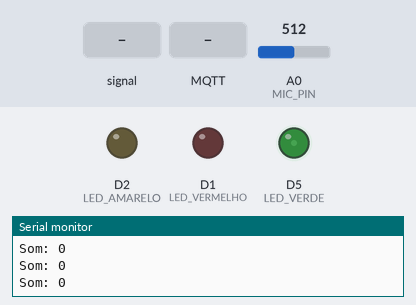
This sketch was run on a simulated ESP8266 (NodeMCU). Parts: output pins drawn as LEDs (lit = HIGH), the last lines printed to the serial monitor. Inputs (shaded band) come from the test bench; at power-on: A0 (MIC_PIN) = 512. WiFi joins after 1.5 s; servers stay silent unless stated; no MQTT or app messages arrive unless stated.

Above: at 2.7 s.
2.8 s: A0 (MIC_PIN) fed a 2 Hz sine of ±306 counts around its level
At 3.85 s:
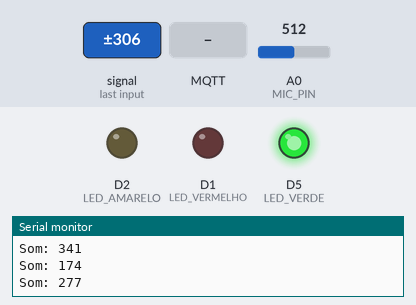
5.8 s: A0 (MIC_PIN) set to 1010
At 7.1 s:
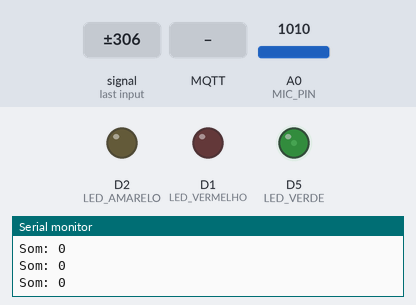
7.4 s: MQTT message "ON" arrives on the first subscribed topic
At 8.0 s:
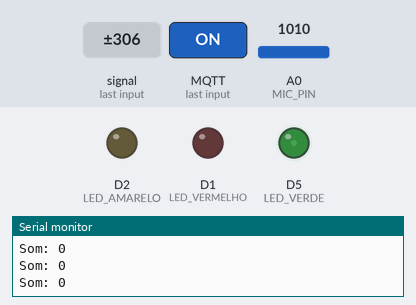
9.0 s: A0 (MIC_PIN) set to 90
At 9.4 s:
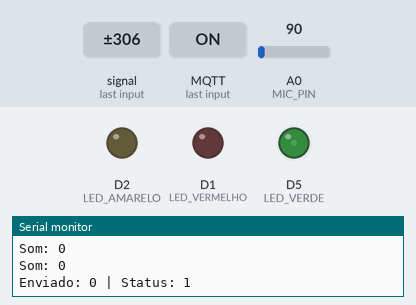
Timing chart, 0 to 12.0 s (numbered marks = the images above; inputs shaded):
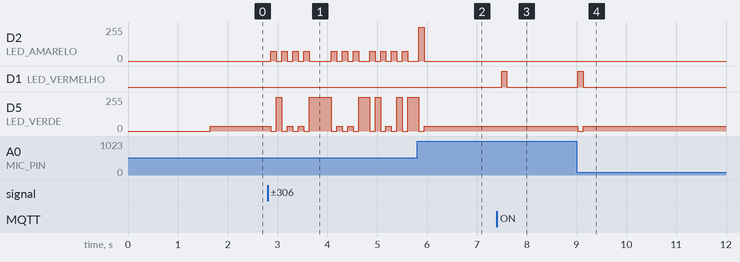

The sketch:

SENSOR_DE_RUIDO.ino
```cpp
#include <ESP8266WiFi.h>
#include <WiFiClientSecure.h>
#include <PubSubClient.h>

#define MIC_PIN A0

#define LED_VERDE D5
#define LED_AMARELO D2
#define LED_VERMELHO D1

// ======================
// WIFI
// ======================

const char* ssid = "Brian Wifi 2.4G";
const char* password = "mypassword";

// ======================
// HIVEMQ CLOUD
// ======================

const char* mqtt_server =
"fb5c8a1ca92c4c3bb8b8a230d9d70ee5.s1.eu.hivemq.cloud";

const int mqtt_port = 8883;

const char* mqtt_user = "brian_lopes32";
const char* mqtt_password = "Br123456";

// ======================

WiFiClientSecure espClient;
PubSubClient client(espClient);

// ======================

int leitura;
int sinalMax;
int sinalMin;
int nivelSom;

unsigned long ultimoEnvio = 0;

// ======================
// WIFI
// ======================

void setup_wifi() {

  Serial.println();
  Serial.print("Conectando em ");
  Serial.println(ssid);

  WiFi.begin(ssid, password);

  while (WiFi.status() != WL_CONNECTED) {
    delay(500);
    Serial.print(".");
  }

  Serial.println();
  Serial.println("WiFi conectado");
  Serial.print("IP: ");
  Serial.println(WiFi.localIP());
}

// ======================
// CALLBACK MQTT
// ======================

void callback(char* topic, byte* payload, unsigned int length) {

  String mensagem = "";

  for (unsigned int i = 0; i < length; i++) {
    mensagem += (char)payload[i];
  }

  Serial.print("Topico recebido: ");
  Serial.println(topic);

  Serial.print("Mensagem: ");
  Serial.println(mensagem);

  if (String(topic) == "led/vermelho") {

    if (mensagem == "ON") {
      digitalWrite(LED_VERMELHO, HIGH);
    }

    if (mensagem == "OFF") {
      digitalWrite(LED_VERMELHO, LOW);
    }
  }
}

// ======================
// RECONECTA MQTT
// ======================

void reconnect() {

  while (!client.connected()) {

    Serial.print("Conectando MQTT...");

    String clientId = "NodeMCU-";
    clientId += String(ESP.getChipId());

    if (client.connect(
          clientId.c_str(),
          mqtt_user,
          mqtt_password)) {

      Serial.println(" conectado!");

      client.subscribe("led/vermelho");

    } else {

      Serial.print(" falhou. Estado = ");
      Serial.println(client.state());

      delay(3000);
    }
  }
}

// ======================
// SETUP
// ======================

void setup() {

  pinMode(LED_VERDE, OUTPUT);
  pinMode(LED_AMARELO, OUTPUT);
  pinMode(LED_VERMELHO, OUTPUT);

  Serial.begin(9600);

  setup_wifi();

  // Ignora validação de certificado
  espClient.setInsecure();

  client.setServer(mqtt_server, mqtt_port);

  client.setCallback(callback);
}

// ======================
// LOOP
// ======================

void loop() {

  if (!client.connected()) {
    reconnect();
  }

  client.loop();

  // ======================
  // LEITURA MICROFONE
  // ======================

  sinalMax = 0;
  sinalMin = 1024;

  unsigned long inicio = millis();

  while (millis() - inicio < 100) {

    leitura = analogRead(MIC_PIN);

    if (leitura > sinalMax) {
      sinalMax = leitura;
    }

    if (leitura < sinalMin) {
      sinalMin = leitura;
    }
  }

  nivelSom = sinalMax - sinalMin;

  if (nivelSom < 20) {
    nivelSom = 0;
  }

  Serial.print("Som: ");
  Serial.println(nivelSom);

  // ======================
  // ENVIA MQTT
  // ======================

  if (millis() - ultimoEnvio > 1000) {

    char mensagem[10];

    sprintf(mensagem, "%d", nivelSom);

    bool enviado =
      client.publish("sensor/som", mensagem);

    Serial.print("Enviado: ");
    Serial.print(mensagem);
    Serial.print(" | Status: ");
    Serial.println(enviado);

    ultimoEnvio = millis();
  }

  // ======================
  // LEDs
  // ======================

  if (nivelSom < 120) {

    analogWrite(LED_VERDE, 150);

    digitalWrite(LED_AMARELO, LOW);
    digitalWrite(LED_VERMELHO, LOW);

  } else if (nivelSom < 300) {

    analogWrite(LED_VERDE, 1023);

    digitalWrite(LED_AMARELO, LOW);
    digitalWrite(LED_VERMELHO, LOW);

  } else if (nivelSom < 600) {

    digitalWrite(LED_VERDE, LOW);

    analogWrite(LED_AMARELO, 300);

    digitalWrite(LED_VERMELHO, LOW);

  } else if (nivelSom < 900) {

    digitalWrite(LED_VERDE, LOW);

    analogWrite(LED_AMARELO, 1023);

    digitalWrite(LED_VERMELHO, LOW);

  } else {

    digitalWrite(LED_VERDE, LOW);
    digitalWrite(LED_AMARELO, LOW);

    analogWrite(LED_VERMELHO, 1023);
  }

  delay(10);
}
```

Measured:
- after the input at 2.8 s, D2 (LED_AMARELO): 0/255 → 74/255 after 0.07 s, → 0/255 0.11 s later, → 74/255 0.11 s later, → 0/255 0.11 s later, … (22 changes in this stretch); D5 (LED_VERDE): 37/255 → 0/255 after 0.07 s, → 255/255 0.11 s later, → 0/255 0.11 s later, → 37/255 0.11 s later, … (22 changes in this stretch)
- after the input at 5.8 s, D5 (LED_VERDE): goes on until 5.9 s, then stays 37/255
- after the input at 7.4 s, D1 (LED_VERMELHO): LOW → HIGH after 0.10 s, → LOW 0.10 s later
- after the input at 9.0 s, D1 (LED_VERMELHO): LOW → HIGH at once, → LOW 0.11 s later; D5 (LED_VERDE): 37/255 → 0/255 at once, → 37/255 0.11 s later
